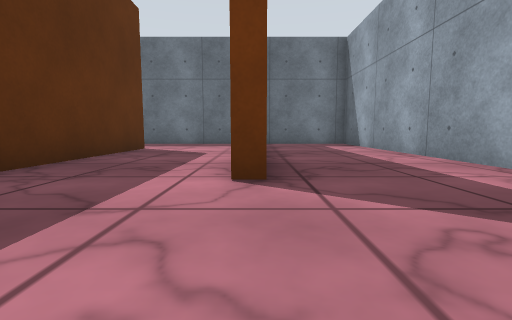
[1] (above)

19 first-person views from a walk through a robot-simulator world made for Gazebo. The camera is 0.5 m above the floor, tilts 6° down and sees 85° across. The floor is counted in squares, 1 m on a side. Each view is taken from the middle of a square. On the plan, view 1 faces up. The plan holds only what a view shows up to about 9 squares ahead; the rest is blank. The place goes on beyond the plan. Surface patterns are stand-ins for the level's own textures.

[2]
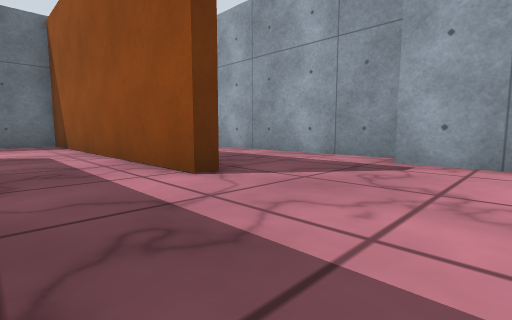

[3]
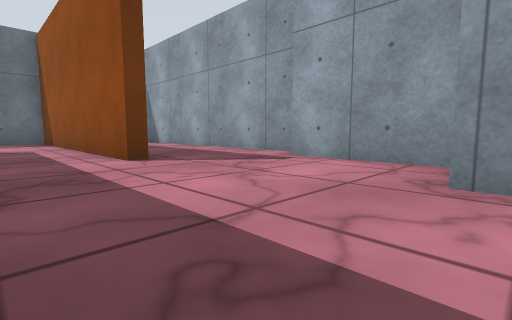

[4]
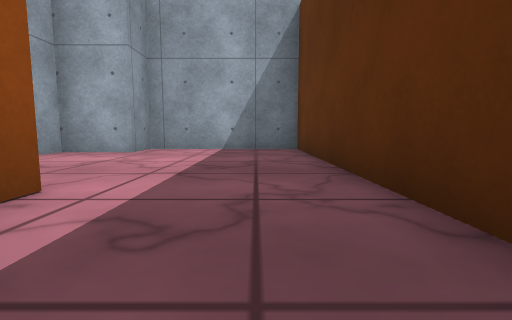

[5]
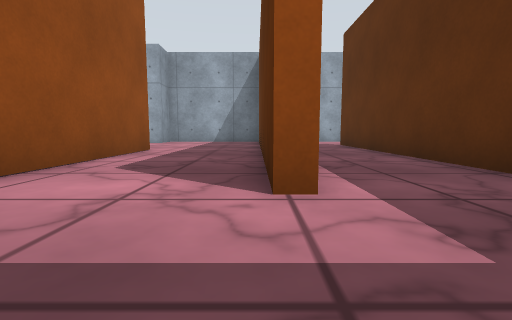

[6]
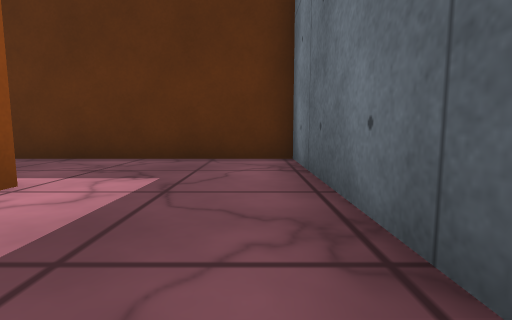

[7]
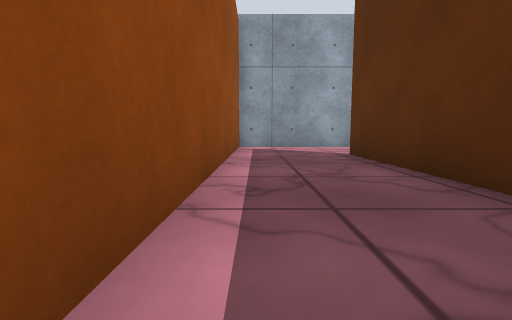

[8]
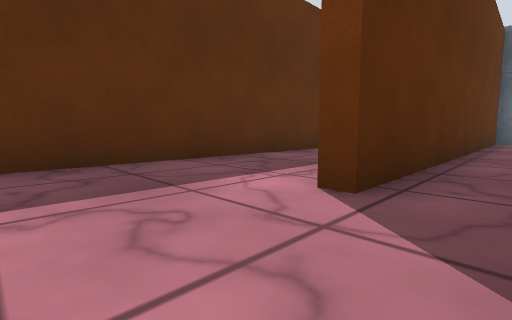

[9]
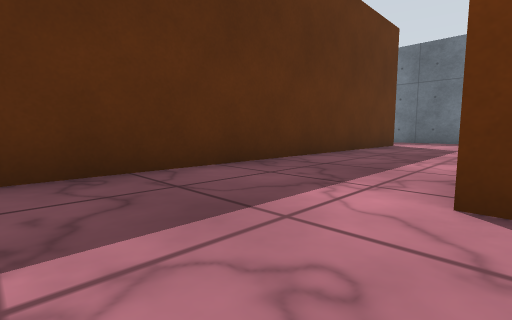

[10]
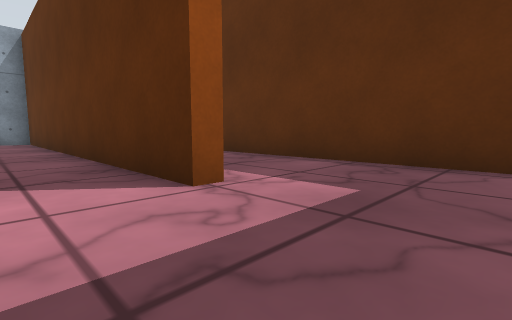

[11]
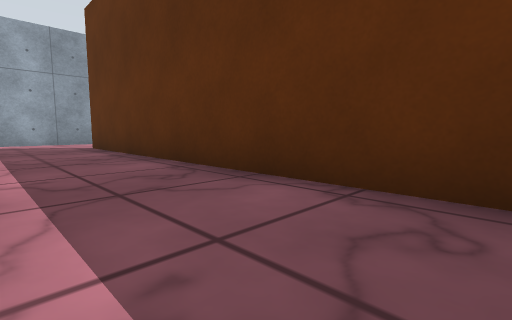

[12]
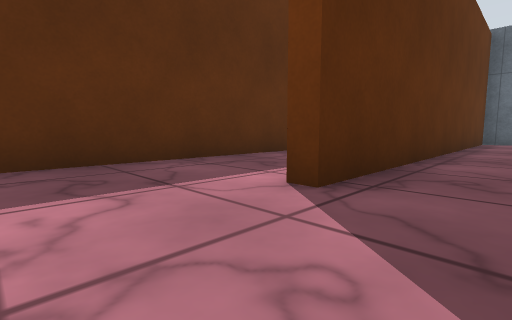

[13]
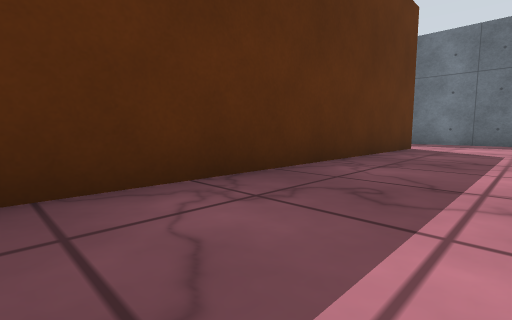

[14]
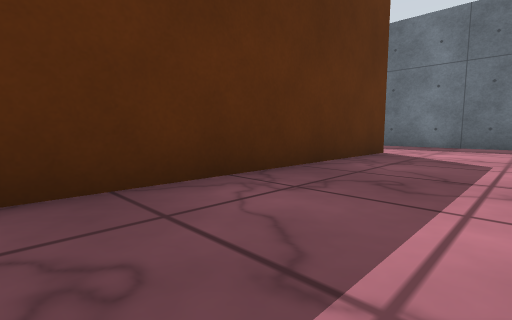

[15]
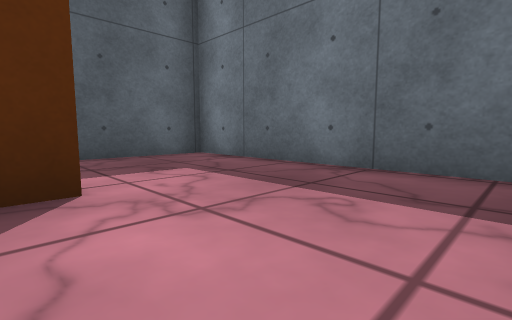

[16]
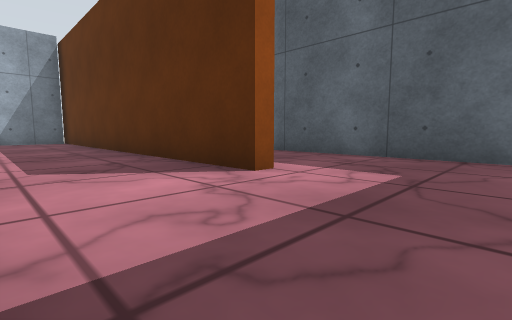

[17]
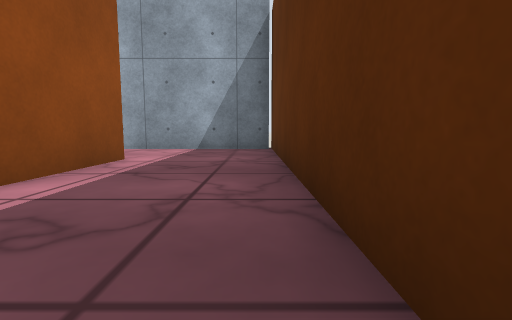

[18]
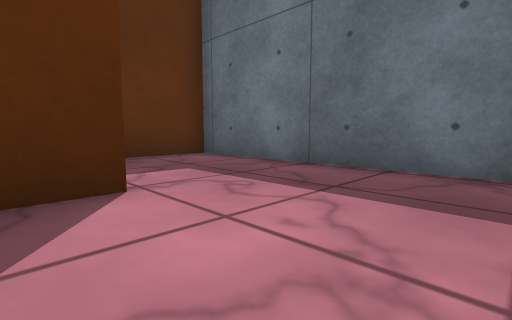

[19]
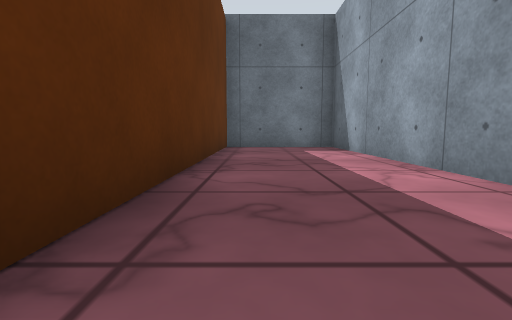

### Floor plan
Ten units are one square. View 1 is at (0, 0); x grows to the right and y downward. Boxes are objects, and circles mark ways between rooms. Rooms are numbered by the first view taken in them; rooms with no view inside come last. Other rooms are left out.
<svg viewBox="-190 -112 229 144">
<path fill="none" stroke="#000" d="M-2 -28 -2 -107 -60 -107 -60 -1 -64 -1M-31 -79 -31 27 9 27 9 15 25 15 26 -16M-98 -78 -93 -78 -93 19M-70 27 -35 27 -35 -55M-71 -107 -123 -107 -123 -85M34 -18 34 -107 1 -107 1 -29M-159 -75 -154 -75 -154 27 -105 27M-123 -85 -123 -1 -127 -1 -127 -25M-131 -107 -185 -107 -185 -85"/>
<circle cx="-105" cy="-85" r="3" fill="#2a7"/>
<text x="-40" y="-40">1</text>
<text x="-130" y="-40">2</text>
</svg>
Room 1 opens to room 2.

Where each view was taken, in squares from view 1:
view 1: 0 up, 0 right, facing up
view 2: 0 up, 2 left, facing up-right
view 3: 2 down, 2 left, facing up-right
view 4: 5 up, 2 left, facing down
view 5: 10 up, 3 left, facing down
view 6: 10 up, 1 left, facing left
view 7: 6 up, 4 left, facing down
view 8: 2 down, 5 left, facing up-left
view 9: 2 down, 6 left, facing up-left
view 10: 10 up, 8 left, facing down-left
view 11: 9 up, 10 left, facing down-left
view 12: 2 down, 11 left, facing up-left
view 13: 1 down, 13 left, facing up-left
view 14: 1 up, 13 left, facing up-left
view 15: 7 up, 13 left, facing up-left
view 16: 10 up, 13 left, facing down-left
view 17: 5 up, 15 left, facing down
view 18: 7 up, 7 left, facing up-left
view 19: 2 up, 1 right, facing up
